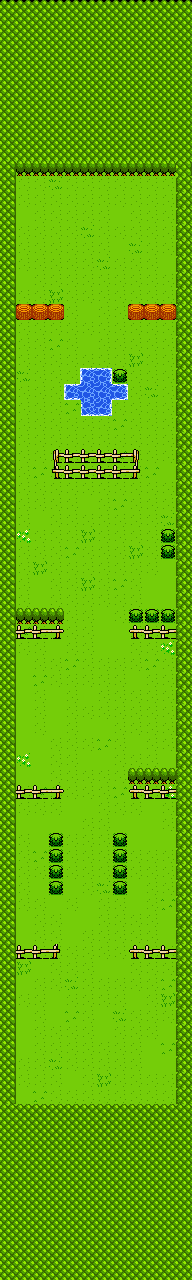

Rendered tile map (Tiled .tmx) drawn with the repository's tilesets; below, a short description and the map source with its tile grids summarised:
An orthogonal 12x80 tile map with 16x16 px tiles, 2 tile layers (ground, object), 2 tilesets and 21 objects (7x Bad, 4x Brain).

<map version="1.2" tiledversion="1.2.3" orientation="orthogonal" renderorder="right-down" width="12" height="80" tilewidth="16" tileheight="16" infinite="0" nextlayerid="33" nextobjectid="83">
 <tileset firstgid="1" name="tileset" tilewidth="16" tileheight="16" tilecount="240" columns="12">
  <image source="tile.png" width="192" height="320" />
 </tileset>
 <tileset firstgid="241" name="tile" tilewidth="1" tileheight="1" tilecount="0" columns="0" />
 <layer id="22" name="ground" width="12" height="80">
  <data>[960 cells, 720 non-empty, 6 distinct tile ids]</data>
 </layer>
 <layer id="23" name="object" width="12" height="80">
  <data>[960 cells, 445 non-empty, 23 distinct tile ids]</data>
 </layer>
 <objectgroup id="24" name="enemy">
  <object id="44" name="bad" type="Bad" gid="217" x="63.5" y="959.5" width="16" height="16">
   <properties>
    <property name="area" type="int" value="1" />
   </properties>
  </object>
  <object id="45" name="bad" type="Bad" gid="217" x="111.5" y="959.5" width="16" height="16">
   <properties>
    <property name="area" type="int" value="1" />
   </properties>
  </object>
  <object id="46" name="brain" type="Brain" gid="218" x="80" y="800" width="16" height="16">
   <properties>
    <property name="area" type="int" value="2" />
   </properties>
  </object>
  <object id="47" name="bad" type="Bad" gid="217" x="145" y="848.5" width="16" height="16">
   <properties>
    <property name="area" type="int" value="2" />
   </properties>
  </object>
  <object id="48" name="bad" type="Bad" gid="217" x="16" y="878" width="16" height="16">
   <properties>
    <property name="area" type="int" value="2" />
   </properties>
  </object>
  <object id="49" name="brain" type="Brain" gid="218" x="64" y="674.5" width="16" height="16">
   <properties>
    <property name="area" type="int" value="3" />
   </properties>
  </object>
  <object id="50" name="brain" type="Brain" gid="218" x="111.5" y="672.5" width="16" height="16">
   <properties>
    <property name="area" type="int" value="3" />
   </properties>
  </object>
  <object id="51" name="bad" type="Bad" gid="217" x="93.5" y="720" width="16" height="16">
   <properties>
    <property name="area" type="int" value="3" />
   </properties>
  </object>
  <object id="52" name="bad" type="Bad" gid="217" x="47.5" y="528.5" width="16" height="16">
   <properties>
    <property name="area" type="int" value="4" />
   </properties>
  </object>
  <object id="53" name="bad" type="Bad" gid="217" x="111" y="575.5" width="16" height="16">
   <properties>
    <property name="area" type="int" value="4" />
   </properties>
  </object>
  <object id="54" name="brain" type="Brain" gid="218" x="47.5" y="573.5" width="16" height="16">
   <properties>
    <property name="area" type="int" value="4" />
   </properties>
  </object>
  <object id="73" gid="218" x="33" y="365.5" width="16" height="16">
   <properties>
    <property name="area" type="int" value="5" />
   </properties>
  </object>
  <object id="74" gid="218" x="143" y="365.5" width="16" height="16">
   <properties>
    <property name="area" type="int" value="5" />
   </properties>
  </object>
 </objectgroup>
 <objectgroup id="26" name="item">
  <object id="55" gid="230" x="31.5" y="913.5" width="16" height="16" />
  <object id="56" gid="230" x="144" y="816.5" width="16" height="16" />
  <object id="58" gid="230" x="32" y="673" width="16" height="16" />
  <object id="59" gid="230" x="15.5" y="464" width="16" height="16" />
  <object id="60" gid="229" x="128" y="399.5" width="16" height="16" />
  <object id="61" gid="229" x="144" y="527.5" width="16" height="16" />
  <object id="62" gid="229" x="128.5" y="816" width="16" height="16" />
  <object id="63" gid="232" x="126.5" y="750.5" width="16" height="16" />
 </objectgroup>
</map>